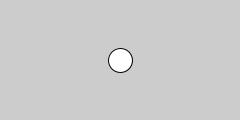
Frame 1 (no input)
Frame 60 (the mouse pressed at the canvas centre just before this capture): identical to frame 1, image omitted
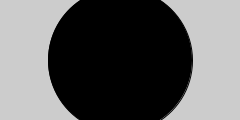
Frame 120 (the mouse held since frame 60 and released just before this capture)

The Processing sketch that drew these frames (run headless with seeded random() and noise(); from frame 60 on, the mouse is pressed at the canvas centre):

// Processing sketch: Ex_05_16
// ── Ex_05_16.pde
int x = 120;
int y = 60;
int radius = 12;

void setup() {
  size(240, 120);
  smooth();
  ellipseMode(RADIUS);
}

void draw() {
  background(204);
  float d = dist(mouseX, mouseY, x, y);
  if (d < radius) {
    radius++;
    fill(0);
  } else {
    fill(255);
  }
  ellipse(x, y, radius, radius);
}
